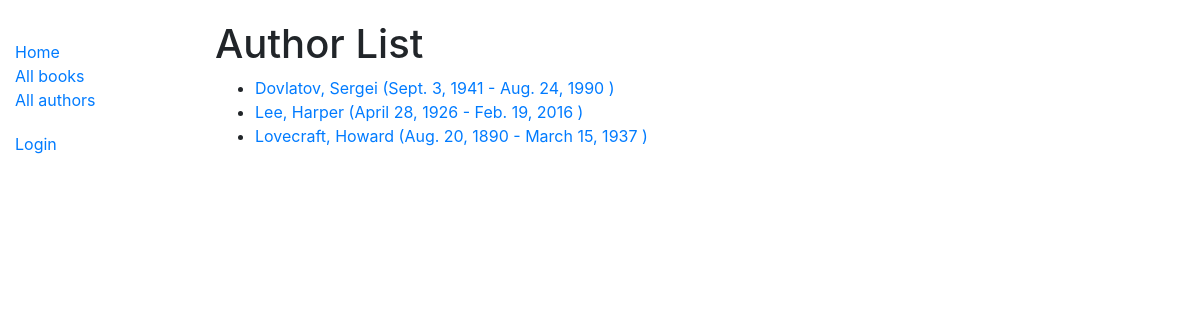
The app's page /catalog/authors/, older data.
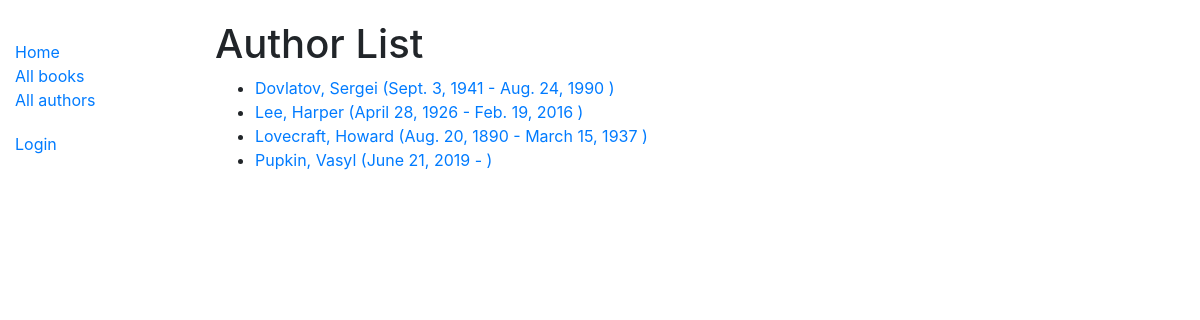
The same page, newer data.
### catalog/models.py (models this page shows, shortened)
class Author(models.Model):
	first_name = models.CharField(max_length=100)
	last_name = models.CharField(max_length=100)
	date_of_birth = models.DateField(null=True, blank=True)
	date_of_death = models.DateField('Died', null=True, blank=True)
	class Meta:
		ordering = ['last_name', 'first_name']
	def get_absolute_url(self):
		return reverse('author-detail', args=[str(self.id)])

### catalog/views.py (the view)
# urls.py: path('authors/', views.AuthorListView.as_view(), name='authors'),
class AuthorListView(generic.ListView):
	model = Author
	paginate_by = 10

### catalog/templates/catalog/author_list.html (shortened to what this page needs)
{% extends "base_generic.html" %}
{% block content %}
<h1>Author List</h1>
{% if author_list %}
<ul>
	{% for author in author_list %}
		<li>
			<a href="{{ author.get_absolute_url }}">
				{{ author.last_name }}, {{ author.first_name }}
				({{ author.date_of_birth }} -
					{% if author.date_of_death %}
						{{ author.date_of_death }}
					{% else %}
						{{ "" }}
					{% endif %}
				)
			</a>
		</li>
	{% endfor %}
</ul>
{% else %}
<p>There are no authors in the library</p>
{% endif %}
{% endblock %}

Row changes from the older to the newer data that the page shows:
added Author: last_name "Pupkin", first_name "Vasyl", date_of_birth "June 21, 2019"
